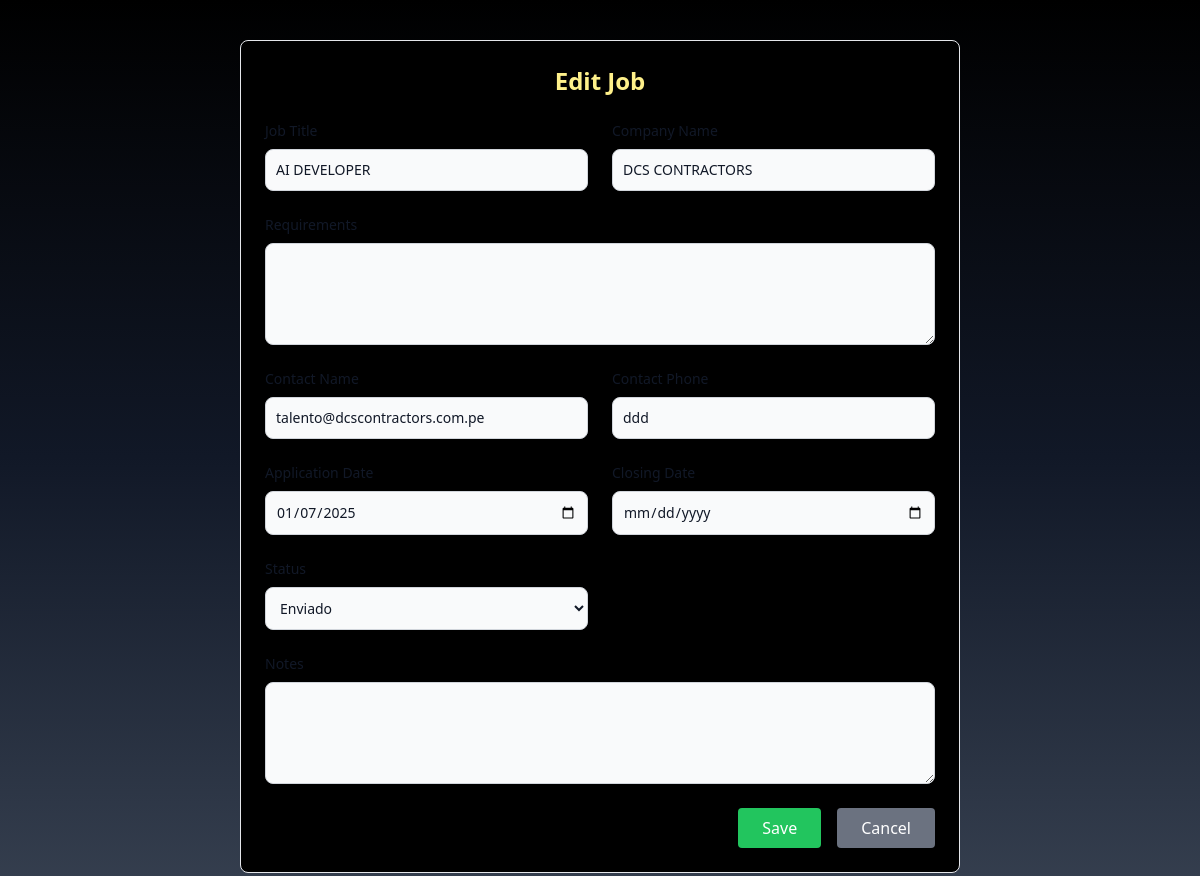
The page /edit/7/ on the database its author committed.
### job_app/models.py (models this page shows, shortened)
class JobApplication(models.Model):
    STATUS_CHOICES = [
        ('sent', 'Enviado'),
        ('in_progress', 'En proceso'),
        ('completed', 'Finalizado'),
    ]
    job_title = models.CharField(max_length=255)
    company_name = models.CharField(max_length=255)
    requirements = models.TextField(blank=True, null=True)
    contact_name = models.CharField(max_length=255, blank=True, null=True)
    contact_phone = models.CharField(max_length=15, blank=True, null=True)
    application_date = models.DateField()
    closing_date = models.DateField(blank=True, null=True)
    notes = models.TextField(blank=True, null=True)
    status = models.CharField(
        max_length=20,
        choices=STATUS_CHOICES,
        default='sent'
    )  # Nuevo campo de estado

### job_app/views.py (the view, shortened to what this page needs)
# urls.py: path('edit/<int:pk>/', views.job_update, name='job_update'),
def job_update(request, pk):
    job = get_object_or_404(JobApplication, pk=pk)
    return render(request, 'job_form.html', {'job': job, 'action': 'Edit'})

### job_app/templates/job_form.html (shortened to what this page needs)
{% extends "layout/_base.html" %}
{% block content %}
<div class="w-3/5 max-w-4xl bg-black rounded-lg border p-6">
    <div class="flex justify-center items-center">
        <a class="text-2xl font-bold mb-6 text-center text-yellow-200" href="{% url 'home'%}">{{ action }} Job</a>
    </div>
    <form method="post" class="grid grid-cols-2 gap-6">
        <div class="col-span-1">
            <label for="job_title" class="block mb-2 text-sm font-medium text-gray-900 dark:text-white">Job Title</label>
            <input type="text" name="job_title" id="job_title" value="{{ job.job_title|default_if_none:'' }}"
                   class="bg-gray-50 border border-gray-300 text-gray-900 text-sm rounded-lg focus:ring-blue-500 focus:border-blue-500 block w-full p-2.5 dark:bg-gray-700 dark:border-gray-600 dark:placeholder-gray-400 dark:text-white dark:focus:ring-blue-500 dark:focus:border-blue-500">
        </div>
        <div class="col-span-1">
            <label for="company_name" class="block mb-2 text-sm font-medium text-gray-900 dark:text-white">Company Name</label>
            <input type="text" name="company_name" id="company_name" value="{{ job.company_name|default_if_none:'' }}"
                   class="bg-gray-50 border border-gray-300 text-gray-900 text-sm rounded-lg focus:ring-blue-500 focus:border-blue-500 block w-full p-2.5 dark:bg-gray-700 dark:border-gray-600 dark:placeholder-gray-400 dark:text-white dark:focus:ring-blue-500 dark:focus:border-blue-500">
        </div>
        <div class="col-span-2">
            <label for="requirements" class="block mb-2 text-sm font-medium text-gray-900 dark:text-white">Requirements</label>
            <textarea name="requirements" id="requirements" rows="4"
                      class="bg-gray-50 border border-gray-300 text-gray-900 text-sm rounded-lg focus:ring-blue-500 focus:border-blue-500 block w-full p-2.5 dark:bg-gray-700 dark:border-gray-600 dark:placeholder-gray-400 dark:text-white dark:focus:ring-blue-500 dark:focus:border-blue-500">{{ job.requirements|default_if_none:'' }}</textarea>
        </div>
        <div class="col-span-1">
            <label for="contact_name" class="block mb-2 text-sm font-medium text-gray-900 dark:text-white">Contact Name</label>
            <input type="text" name="contact_name" id="contact_name" value="{{ job.contact_name|default_if_none:'' }}"
                   class="bg-gray-50 border border-gray-300 text-gray-900 text-sm rounded-lg focus:ring-blue-500 focus:border-blue-500 block w-full p-2.5 dark:bg-gray-700 dark:border-gray-600 dark:placeholder-gray-400 dark:text-white dark:focus:ring-blue-500 dark:focus:border-blue-500">
        </div>
        <div class="col-span-1">
            <label for="contact_phone" class="block mb-2 text-sm font-medium text-gray-900 dark:text-white">Contact Phone</label>
            <input type="text" name="contact_phone" id="contact_phone" value="{{ job.contact_phone|default_if_none:'' }}"
                   class="bg-gray-50 border border-gray-300 text-gray-900 text-sm rounded-lg focus:ring-blue-500 focus:border-blue-500 block w-full p-2.5 dark:bg-gray-700 dark:border-gray-600 dark:placeholder-gray-400 dark:text-white dark:focus:ring-blue-500 dark:focus:border-blue-500">
        </div>
        <div class="col-span-1">
            <label for="application_date" class="block mb-2 text-sm font-medium text-gray-900 dark:text-white">Application Date</label>
            <input type="date" name="application_date" id="application_date" value="{{ job.application_date|date:'Y-m-d' }}"
                   class="bg-gray-50 border border-gray-300 text-gray-900 text-sm rounded-lg focus:ring-blue-500 focus:border-blue-500 block w-full p-2.5 dark:bg-gray-700 dark:border-gray-600 dark:placeholder-gray-400 dark:text-white dark:focus:ring-blue-500 dark:focus:border-blue-500">
        </div>
        <div class="col-span-1">
            <label for="closing_date" class="block mb-2 text-sm font-medium text-gray-900 dark:text-white">Closing Date</label>
            <input type="date" name="closing_date" id="closing_date" value="{{ job.closing_date|date:'Y-m-d' }}"
                   class="bg-gray-50 border border-gray-300 text-gray-900 text-sm rounded-lg focus:ring-blue-500 focus:border-blue-500 block w-full p-2.5 dark:bg-gray-700 dark:border-gray-600 dark:placeholder-gray-400 dark:text-white dark:focus:ring-blue-500 dark:focus:border-blue-500">
        </div>
        <div class="col-span-1">
            <label for="status" class="block mb-2 text-sm font-medium text-gray-900 dark:text-white">Status</label>
            <select name="status" id="status"
                    class="bg-gray-50 border border-gray-300 text-gray-900 text-sm rounded-lg focus:ring-blue-500 focus:border-blue-500 block w-full p-2.5 dark:bg-gray-700 dark:border-gray-600 dark:placeholder-gray-400 dark:text-white">
                <option value="sent" {% if job.status == 'sent' %}selected{% endif %}>Enviado</option>
            </select>
        </div>
        <div class="col-span-2">
            <label for="notes" class="block mb-2 text-sm font-medium text-gray-900 dark:text-white">Notes</label>
            <textarea name="notes" id="notes" rows="4"
                      class="bg-gray-50 border border-gray-300 text-gray-900 text-sm rounded-lg focus:ring-blue-500 focus:border-blue-500 block w-full p-2.5 dark:bg-gray-700 dark:border-gray-600 dark:placeholder-gray-400 dark:text-white dark:focus:ring-blue-500 dark:focus:border-blue-500">{{ job.notes|default_if_none:'' }}</textarea>
        </div>
        <div class="col-span-2 flex justify-end space-x-4">
            <button type="submit" class="bg-green-500 text-white px-6 py-2 rounded hover:bg-green-600">Save</button>
            <a href="{% url 'home' %}" class="bg-gray-500 text-white px-6 py-2 rounded hover:bg-gray-600 text-center">Cancel</a>
        </div>
    </form>
</div>
{% endblock content %}

### rows shown on the page
JobApplication: job_title "AI DEVELOPER", company_name "DCS CONTRACTORS", contact_name "talento@dcscontractors.com.pe", contact_phone "ddd", application_date "01/07/2025", status "Enviado"

### other values the page prints
{{ action }} "Edit"
